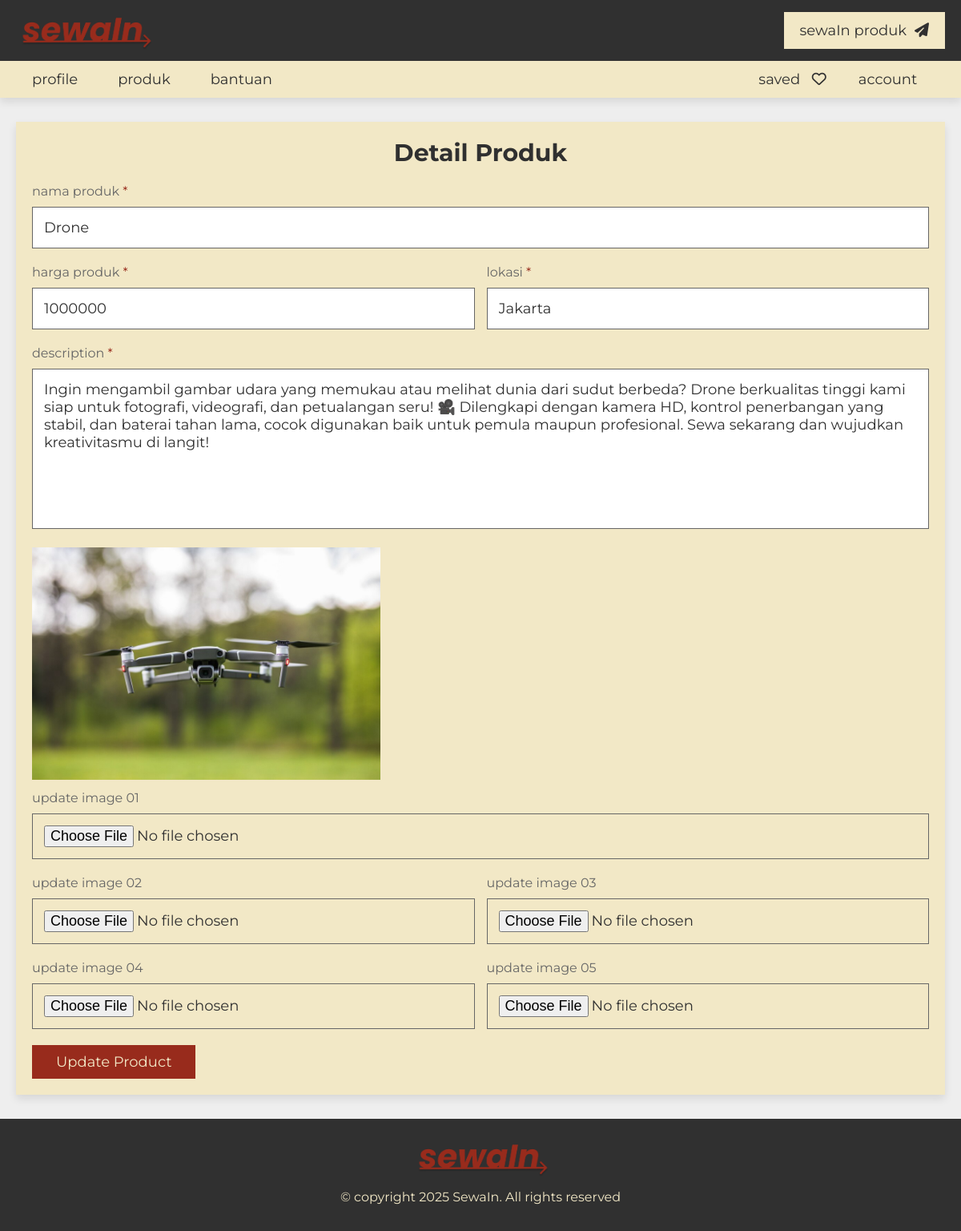
The page /project/update_property.php?get_id=9 (signed in) on the database its author committed.
### tables this page shows
CREATE TABLE `product` (
  `id` int(20) NOT NULL,
  `user_id` int(20) NOT NULL,
  `product_name` varchar(50) NOT NULL,
  `address` varchar(300) NOT NULL,
  `price` varchar(10) NOT NULL,
  `type` varchar(10) NOT NULL,
  `category` varchar(50) NOT NULL,
  `sub_category` varchar(50) NOT NULL,
  `specific_category` varchar(50) NOT NULL,
  `image_01` varchar(50) NOT NULL,
  `image_02` varchar(50) NOT NULL,
  `image_03` varchar(50) NOT NULL,
  `image_04` varchar(50) NOT NULL,
  `image_05` varchar(50) NOT NULL,
  `description` varchar(1000) NOT NULL,
  `date` date NOT NULL DEFAULT current_timestamp(),
  `click_count` int(11) DEFAULT 0
);

### project/update_property.php (the view, shortened to what this page needs)
<?php
include 'components/connect.php';
if(isset($_GET['get_id'])){
   $get_id = $_GET['get_id'];
}else{
   $get_id = '';
   header('location:home.php');
}
?>
<!DOCTYPE html>
<html lang="en">
<head>
   <link rel="stylesheet" href="https://cdnjs.cloudflare.com/ajax/libs/font-awesome/6.2.0/css/all.min.css">
   <link rel="stylesheet" href="css/style.css">
</head>
<body>
<?php include 'components/user_header.php'; ?>
<section class="product-form">
   <?php
      $select_properties = $conn->prepare("SELECT * FROM `product` WHERE id = ? ORDER BY date DESC LIMIT 1");
      $select_properties->execute([$get_id]);
      if($select_properties->rowCount() > 0){
         while($fetch_product = $select_properties->fetch(PDO::FETCH_ASSOC)){
   ?>
   <form action="" method="POST" enctype="multipart/form-data">
      <h3>detail produk</h3>
      <div class="box">
         <p>nama produk <span>*</span></p>
         <input type="text" name="product_name" required maxlength="50" placeholder="ubah nama produk" value="<?= $fetch_product['product_name']; ?>" class="input">
      </div>
      <div class="flex">
         <div class="box">
            <p>harga produk <span>*</span></p>
            <input type="number" name="price" required min="0" max="9999999999" maxlength="10" value="<?= $fetch_product['price']; ?>" placeholder="ubah harga produk" class="input">
         </div>
         <div class="box">
            <p>lokasi <span>*</span></p>
            <input type="text" name="address" required maxlength="100" placeholder="lokasi produk terbaru" class="input" value="<?= $fetch_product['address']; ?>">
         </div>
      </div>
      <div class="box">
         <p>description <span>*</span></p>
         <textarea name="description" maxlength="1000" class="input" required cols="30" rows="10" placeholder="ubah deskripsi produk" ><?= $fetch_product['description']; ?></textarea>
      </div>
      <div class="box">
         <img src="uploaded_files/<?= $fetch_product['image_01']; ?>" class="image" alt="">
         <p>update image 01</p>
         <input type="file" name="image_01" class="input" accept="image/*">
      </div>
      <div class="flex">
         <div class="box">
            <p>update image 02</p>
            <input type="file" name="image_02" class="input" accept="image/*">
         </div>
         <div class="box">
            <p>update image 03</p>
            <input type="file" name="image_03" class="input" accept="image/*">
         </div>
         <div class="box">
            <p>update image 04</p>
            <input type="file" name="image_04" class="input" accept="image/*">
         </div>
         <div class="box">
            <p>update image 05</p>
            <input type="file" name="image_05" class="input" accept="image/*">
         </div>
      </div>
      <input type="submit" value="update product" class="btn" name="update">
   </form>
   <?php
      }
   }else{
      echo '<p class="empty">product not found! <a href="post_product.php" style="margin-top:1.5rem;" class="btn">add new</a></p>';
   }
   ?>
</section>
<?php include 'components/footer.php'; ?>
</body>
</html>

### project/css/style.css (style rules this page uses)
:root { --main-color:#982B1C; --light-color:#666; --light-bg:#eee; --white:#F2E8C6; --black:#303030; --border:.1rem solid var(--light-color); --box-shadow:0 .5rem 1rem rgba(0,0,0,.1); }
* { font-family: 'Montserrat', sans-serif; margin: 0; padding: 0; box-sizing: border-box; outline: none; border: none; text-decoration: none; }
html { font-size: 62.5%; overflow-x: hidden; scroll-behavior: smooth; scroll-padding-top: 10rem; }
body { background-color: var(--light-bg); min-height: 100vh; margin: 0; }
section { padding: 3rem 2rem; max-width: 1200px; margin: 0 auto; }
.btn, .inline-btn { margin-top: 1rem; padding: 1rem 3rem; background-color: var(--main-color); color: var(--white); cursor: pointer; text-align: center; font-size: 1.8rem; text-transform: capitalize; }
.btn { display: block; width: fit-content; }
.product-form form { background-color: var(--white); padding: 2rem; box-shadow: var(--box-shadow); }
.product-form form h3 { font-size: 3rem; text-align: center; padding-bottom: 1rem; color: var(--black); text-transform: capitalize; }
.product-form form .flex { display: flex; flex-wrap: wrap; column-gap: 1.5rem; justify-content: space-between; align-items: flex-end; }
.product-form form .box { flex: 1 1 40rem; }
.product-form form .box .input { width: 100%; border: var(--border); margin: 1rem 0; padding: 1.4rem; color: var(--black); font-size: 1.8rem; }
.product-form form textarea { height: 20rem; resize: none; }
.product-form form .box .image { height: 30rem; width: 100%; object-fit: contain; padding-top: 1rem; object-position: left; }
.product-form form .box p { font-size: 1.6rem; color: var(--light-color); padding-top: 1rem; }
.product-form form .box p span { color: var(--main-color); }

### rows shown on the page
product: product_name "Drone", price "1000000", address "Jakarta", description "Ingin mengambil gambar udara yang memukau atau melihat dunia dari sudut berbeda? Drone berkualitas tinggi kami siap untuk fotografi, videografi, dan petualangan seru! 🎥 Dilengkapi dengan kamera HD, kontrol penerbangan yang stabil, dan baterai tahan lama, cocok digunakan baik untuk pemula maupun profesional. Sewa sekarang dan wujudkan kreativitasmu di langit!", image_01 (picture)
